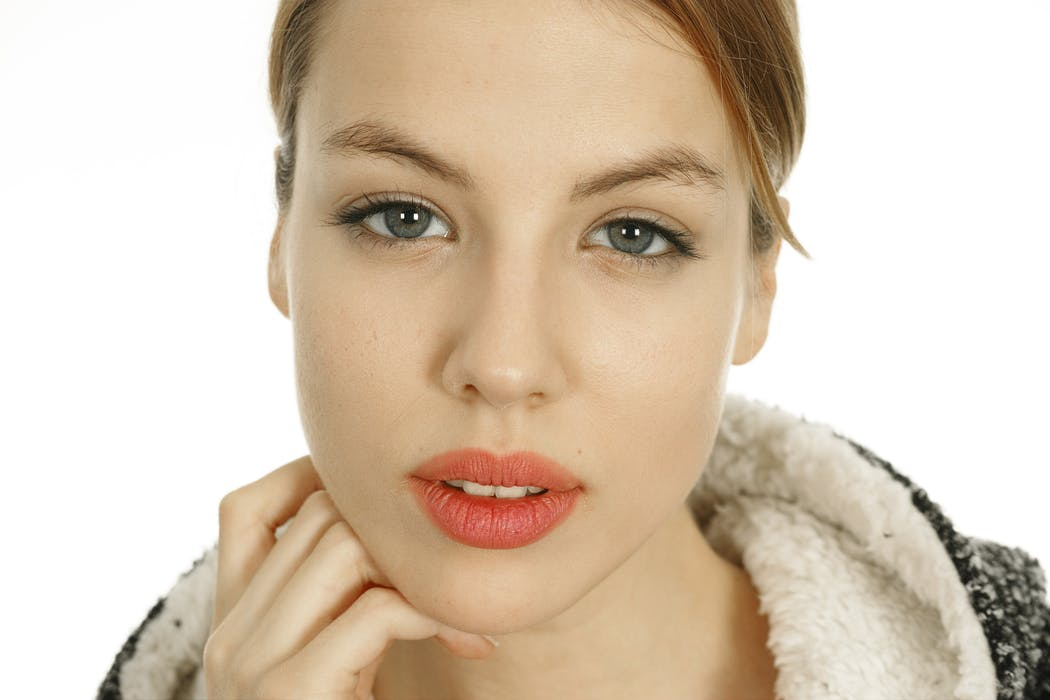
#> input picture 2026_1_산업컴퓨터비전/1_실습/08_FeatureMaching/face.jpeg, 1050 x 700 px, given in place of Lenna.png, which was not available
$ python unsharp.py
#> lines starting #> are read from the running program, lines starting #| are printed output that depends on the picture
#import argparse
import cv2, numpy as np
from scipy import signal
import matplotlib.pyplot as plt

#parser = argparse.ArgumentParser()
#parser.add_argument('--path', default='Lenna.png', help='Image path')
#params = parser.parse_args()

# Original Image
img = cv2.imread('Lenna.png')
#> img is the input picture: shape (700, 1050, 3); mean B, G, R 181.5, 200.6, 217.3

KSIZE = 11
ALPHA = 2

kernel = cv2.getGaussianKernel(KSIZE, 0)
kernel = -ALPHA * kernel @ kernel.T
kernel[KSIZE//2, KSIZE//2] += 1 + ALPHA
print(kernel.shape, kernel.dtype, kernel.sum())

filtered = cv2.filter2D(img, -1, kernel)

plt.figure(figsize=(8,4))
plt.subplot(121)
plt.axis('off')
plt.title('img')
plt.imshow(img[:, :, [2, 1, 0]])

plt.subplot(122)
plt.axis('off')
plt.title('filtered')
plt.imshow(filtered[:, :, [2, 1, 0]])
plt.tight_layout()
plt.show()
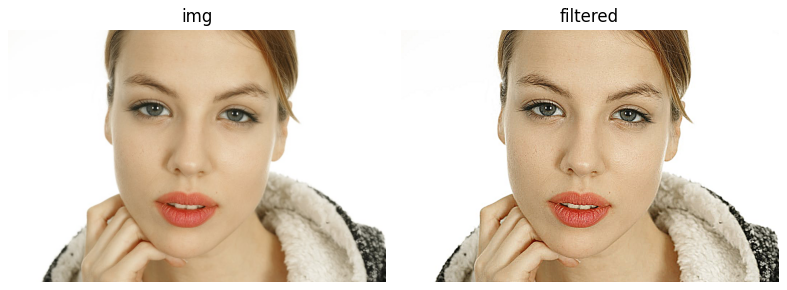
#> figure drawn by matplotlib, 2 panels

#cv2.imshow('brefore', img)
#cv2.imshow('Unsharp', filtered)

cv2.waitKey()
cv2.destroyAllWindows()

$ run again, on 2026_1_산업컴퓨터비전/1_실습/08_FeatureMaching/people.jpg
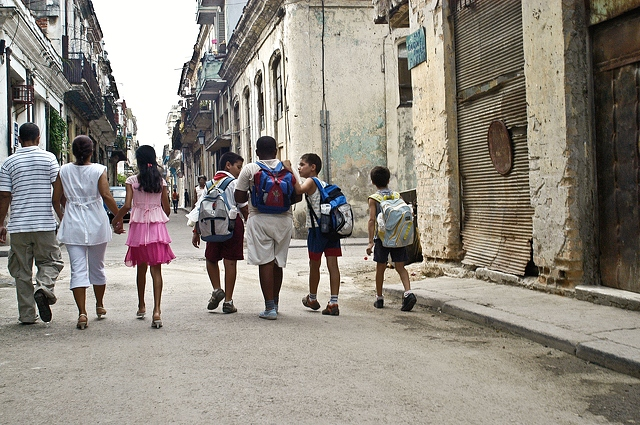
#> input picture 2026_1_산업컴퓨터비전/1_실습/08_FeatureMaching/people.jpg, 640 x 425 px, given in place of Lenna.png, which was not available
#> img is the input picture: shape (425, 640, 3); mean B, G, R 129.8, 138.9, 144.9
#> `filtered = cv2.filter2D(img, -1, kernel)`:
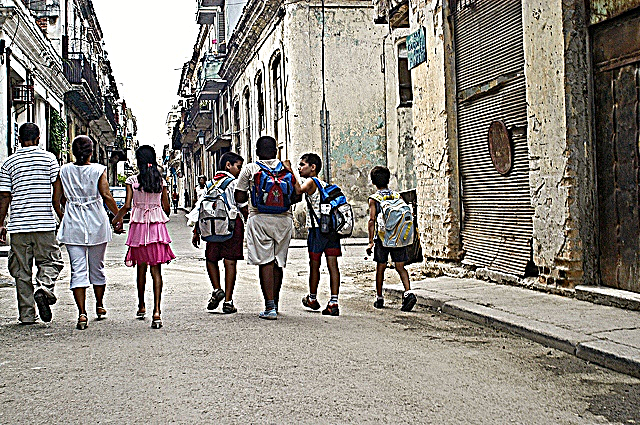
#> filtered: shape (425, 640, 3); mean B, G, R 131.2, 139.1, 144.4
#> `plt.show()`:
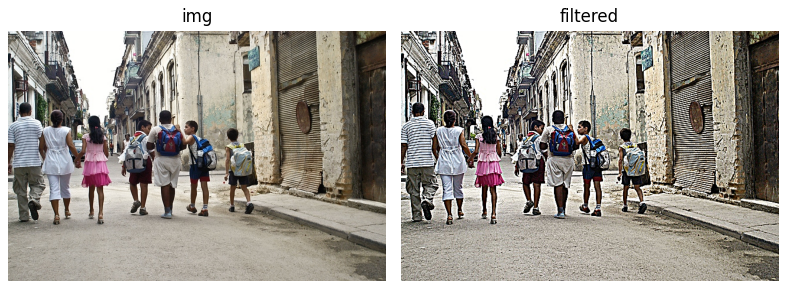
#> figure drawn by matplotlib, 2 panels
